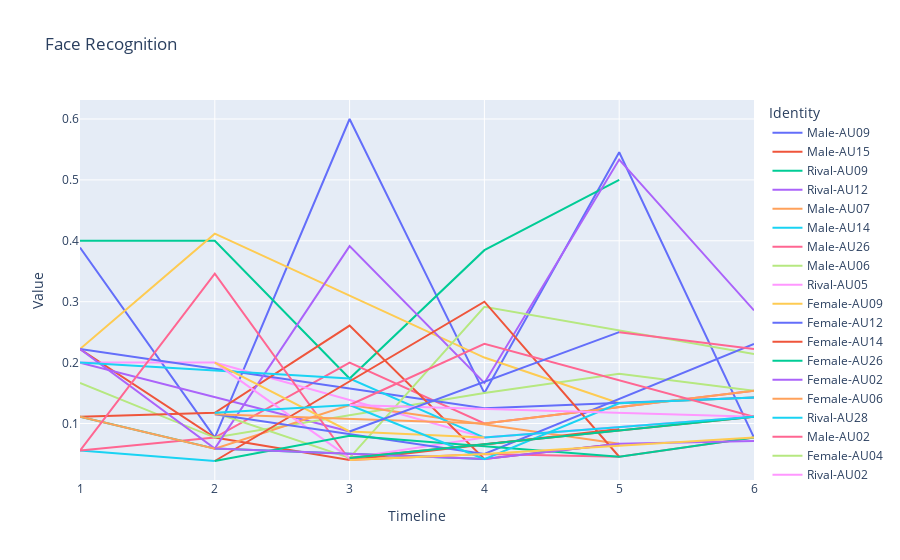

The code cell stored with this chart in its notebook:
### Code cell
CHUNKING = 7

AU = 0
AUS = ["01", "02", "04", "05", "06", "07", "09", "10", "12", "14", "15", "17", "20", "23", "25", "26", "28", "45"]
print(len(AUS))

ALL_AU = True # Use all AUs in the same graph
COUNTING = True # Count number or intensity

AU_R = 1
AU_E = 18

E_TH = 0.5 #  Presence threshold (0.5 for present and -0.5 for all)
R_TH = 3 # Itensity threshold (1-5)

# User plotly to visualize something

import plotly.express as px
import pandas as pd

# Json
import json

# Load all csv files in csv/
import glob
import os

csv_files = glob.glob("csv/*.csv")
# Convert all entries to structured data with attribute 0 as frame number, 1 as Face Box, and 5 as Identity
# Skip first two lines of each file
# Skip rows where Identity is N/A

USE_AVERAGE = True

USE_GENERAL_NAMES = True
USE_GENDER_NAMES = True
IGNORE_MINOR_CHARACTERS = True

FILM_FRAME_TOTALS = {
	"Cliff": 2097,
	"Our Village": 2377,
	"Diary of Nurse": 2297,
	"Sabrina": 2751,
	"The Man from Laramie": 2477,
	"Human Desire": 2200,
}

FILMS_WITH_EMOTION = FILM_FRAME_TOTALS.keys()

RIVALS = ["Keming", "Professor Yuan", "Haoru", "David", "Vic", "Carl"]
MALES = ["Zhanwu", "Fan Jun", "Changping", "Linus", "Will", "Jeff"]
LADIES = ["Shuzhen", "Fang Qing", "Suhua", "Sabrina", "Barbara", "Vicki"]

PROTAGONISTS = ["Zhanwu", "Fang Qing", "Suhua", "Sabrina", "Will", "Jeff"]
LOVES = ["Shuzhen", "Fan Jun", "Changping", "Linus", "Barbara", "Vicki"]

def find_section(range_start, range_end, num_sections, value):
    """
    Given a range [range_start, range_end], this function splits it into
    num_sections and returns which section (1-based index) the value falls into.

    :param range_start: The start of the range (inclusive).
    :param range_end: The end of the range (inclusive).
    :param num_sections: Number of sections to divide the range into.
    :param value: The value for which we want to determine the section index.
    :return: The section index (1-based) where the value fits.
    """
    # Handle edge cases, e.g., if value < range_start or value > range_end
    if value <= range_start:
        return 1
    if value >= range_end:
        return num_sections

    # Compute the size of each section
    section_size = (range_end - range_start) / num_sections

    # Determine which section the value falls into using integer division
    section_index = int((value - range_start) // section_size) + 1

    # Make sure the section index doesn't exceed num_sections
    if section_index > num_sections:
        section_index = num_sections

    return section_index

def get_name(name):
	if USE_GENDER_NAMES:
		if name in MALES:
			name = "Male"
		elif name in LADIES:
			name = "Female"
	else:
		if name in PROTAGONISTS:
			name = "Protagonist"
		elif name in LOVES:
			name = "Love"
	return name

data = []
chunks = []
chunkcounts = []
for i in range(CHUNKING + 1):
	chunks.append({})
	chunkcounts.append({})

for file in csv_files:
	if file[4:-4] not in FILMS_WITH_EMOTION:
		continue
	with open(file) as f:
		emotion_file = "openface_cleaned/" + os.path.basename(file)[:-4] + ".csv"
		lines = f.readlines()[2:]
		for line in lines:
			line = line.split(",")
			if line[5] != "\"N/A\"":
				# Att 3 is frame numbder / film's total frames (the film is the name of the current csv file)
				total = FILM_FRAME_TOTALS[os.path.basename(file)[:-4]]
				frame = int(line[0][1:][:-1])
				name = line[5][1:][:-1]
				path = line[4][1:][:-1]

				emotion_row = ""
				with open(emotion_file) as ef:
					ef_lines = ef.readlines()
					for ef_line in ef_lines:
						ef_line = ef_line.split(",")
						if ef_line[0][:-4] == path[6:]:
							emotion_row = ef_line
							break
				if emotion_row == "":
					continue

				log1 = int(int(AU) + int(AU_R) + 1)
				log2 = int(int(AU) + int(AU_E) + 1)


				r = float(emotion_row[log1])
				e = float(emotion_row[log2])


				face_box_text = line[1][1:][:-1][1:][:-1]
				face_box = [float(x) for x in face_box_text.split("\， ")]
				face_box_height = face_box[3]# - face_box[1]
				face_box_width = face_box[2]# - face_box[0]
				if USE_GENERAL_NAMES:
					if name in RIVALS:
						name = "Rival"
					name = get_name(name)
				if IGNORE_MINOR_CHARACTERS:
					if USE_GENERAL_NAMES:
						if name not in ["Rival", "Protagonist", "Female", "Male", "Love"]:
							continue
					else:
						if name not in RIVALS:
							if name not in PROTAGONISTS:
								if name not in LOVES:
									continue
				time = find_section(0, total, CHUNKING, frame)
				base_name = name
				if ALL_AU:
					name = ""
					for i in range(1, 18):
						r_val = float(emotion_row[i])
						e_val = float(emotion_row[i + 17])
						if e_val > E_TH and r_val > R_TH:
							name = base_name + "-AU" + AUS[i - 1]
							if name not in chunks[time]:
								chunks[time][name] = 0
							if base_name not in chunkcounts[time]:
								chunkcounts[time][base_name] = 0
							if COUNTING:
								chunks[time][name] += 1
							else:
								chunks[time][name] += r_val
							chunkcounts[time][base_name] += 1
				else:
					name = name
					if e > E_TH and r > R_TH:
						if name not in chunks[time]:
							chunks[time][name] = 0
						if base_name not in chunkcounts[time]:
							chunkcounts[time][base_name] = 0
						if COUNTING:
							chunks[time][name] += 1
						else:
							chunks[time][name] += r
						chunkcounts[time][base_name] += 1
				# the chunk array time participant is a dictionary of the participants in that chunk

				#data.append([frame, line[1], name, time])

for i in range(CHUNKING):
	for name in chunks[i]:
		base_name = name.split("-")[0]
		if USE_AVERAGE:
			if chunkcounts[i][base_name] == 0:
				chunks[i][name] = 0
			else:
				chunks[i][name] /= chunkcounts[i][base_name]
		data.append([i, name, chunks[i][name]])

df = pd.DataFrame(data, columns=["Timeline", "Identity", "Value"])
df["Identity"] = df["Identity"].astype(str)
df["Identity"] = df["Identity"].apply(lambda x: x.split(" ")[0])

# Create a scatter plot of the data
fig = px.line(df, x="Timeline", y="Value", color="Identity", title="Face Recognition")
fig.show()

### Figure 1 — Plotly figure (JSON) as saved in the notebook; plotly's stock layout.template omitted (floating-point values rounded to 4 significant figures)
{"data": [{"hovertemplate": "Identity=Male-AU09<br>Timeline=%{x}<br>Value=%{y}<extra></extra>", "legendgroup": "Male-AU09", "line": {"color": "#636efa", "dash": "solid"}, "marker": {"symbol": "circle"}, "mode": "lines", "name": "Male-AU09", "orientation": "v", "showlegend": true, "type": "scatter", "x": [1, 2, 3, 4, 5, 6], "xaxis": "x", "y": [0.3889, 0.07692, 0.6, 0.15, 0.5455, 0.07692], "yaxis": "y"}, {"hovertemplate": "Identity=Male-AU15<br>Timeline=%{x}<br>Value=%{y}<extra></extra>", "legendgroup": "Male-AU15", "line": {"color": "#EF553B", "dash": "solid"}, "marker": {"symbol": "circle"}, "mode": "lines", "name": "Male-AU15", "orientation": "v", "showlegend": true, "type": "scatter", "x": [1, 2, 3, 5], "xaxis": "x", "y": [0.2222, 0.07692, 0.04, 0.09091], "yaxis": "y"}, {"hovertemplate": "Identity=Rival-AU09<br>Timeline=%{x}<br>Value=%{y}<extra></extra>", "legendgroup": "Rival-AU09", "line": {"color": "#00cc96", "dash": "solid"}, "marker": {"symbol": "circle"}, "mode": "lines", "name": "Rival-AU09", "orientation": "v", "showlegend": true, "type": "scatter", "x": [1, 2, 3, 4, 5], "xaxis": "x", "y": [0.4, 0.4, 0.1739, 0.3846, 0.5], "yaxis": "y"}, {"hovertemplate": "Identity=Rival-AU12<br>Timeline=%{x}<br>Value=%{y}<extra></extra>", "legendgroup": "Rival-AU12", "line": {"color": "#ab63fa", "dash": "solid"}, "marker": {"symbol": "circle"}, "mode": "lines", "name": "Rival-AU12", "orientation": "v", "showlegend": true, "type": "scatter", "x": [1, 3], "xaxis": "x", "y": [0.2, 0.08696], "yaxis": "y"}, {"hovertemplate": "Identity=Male-AU07<br>Timeline=%{x}<br>Value=%{y}<extra></extra>", "legendgroup": "Male-AU07", "line": {"color": "#FFA15A", "dash": "solid"}, "marker": {"symbol": "circle"}, "mode": "lines", "name": "Male-AU07", "orientation": "v", "showlegend": true, "type": "scatter", "x": [1], "xaxis": "x", "y": [0.05556], "yaxis": "y"}, {"hovertemplate": "Identity=Male-AU14<br>Timeline=%{x}<br>Value=%{y}<extra></extra>", "legendgroup": "Male-AU14", "line": {"color": "#19d3f3", "dash": "solid"}, "marker": {"symbol": "circle"}, "mode": "lines", "name": "Male-AU14", "orientation": "v", "showlegend": true, "type": "scatter", "x": [1, 2], "xaxis": "x", "y": [0.05556, 0.03846], "yaxis": "y"}, {"hovertemplate": "Identity=Male-AU26<br>Timeline=%{x}<br>Value=%{y}<extra></extra>", "legendgroup": "Male-AU26", "line": {"color": "#FF6692", "dash": "solid"}, "marker": {"symbol": "circle"}, "mode": "lines", "name": "Male-AU26", "orientation": "v", "showlegend": true, "type": "scatter", "x": [1, 2, 3, 4, 6], "xaxis": "x", "y": [0.05556, 0.07692, 0.2, 0.1, 0.1538], "yaxis": "y"}, {"hovertemplate": "Identity=Male-AU06<br>Timeline=%{x}<br>Value=%{y}<extra></extra>", "legendgroup": "Male-AU06", "line": {"color": "#B6E880", "dash": "solid"}, "marker": {"symbol": "circle"}, "mode": "lines", "name": "Male-AU06", "orientation": "v", "showlegend": true, "type": "scatter", "x": [1, 2, 4, 5, 6], "xaxis": "x", "y": [0.1667, 0.07692, 0.15, 0.1818, 0.1538], "yaxis": "y"}, {"hovertemplate": "Identity=Rival-AU05<br>Timeline=%{x}<br>Value=%{y}<extra></extra>", "legendgroup": "Rival-AU05", "line": {"color": "#FF97FF", "dash": "solid"}, "marker": {"symbol": "circle"}, "mode": "lines", "name": "Rival-AU05", "orientation": "v", "showlegend": true, "type": "scatter", "x": [1, 2, 4, 6], "xaxis": "x", "y": [0.2, 0.2, 0.07692, 0.1111], "yaxis": "y"}, {"hovertemplate": "Identity=Female-AU09<br>Timeline=%{x}<br>Value=%{y}<extra></extra>", "legendgroup": "Female-AU09", "line": {"color": "#FECB52", "dash": "solid"}, "marker": {"symbol": "circle"}, "mode": "lines", "name": "Female-AU09", "orientation": "v", "showlegend": true, "type": "scatter", "x": [1, 2, 4, 5, 6], "xaxis": "x", "y": [0.2222, 0.4118, 0.2083, 0.1333, 0.1429], "yaxis": "y"}, {"hovertemplate": "Identity=Female-AU12<br>Timeline=%{x}<br>Value=%{y}<extra></extra>", "legendgroup": "Female-AU12", "line": {"color": "#636efa", "dash": "solid"}, "marker": {"symbol": "circle"}, "mode": "lines", "name": "Female-AU12", "orientation": "v", "showlegend": true, "type": "scatter", "x": [1, 4, 6], "xaxis": "x", "y": [0.2222, 0.125, 0.1429], "yaxis": "y"}, {"hovertemplate": "Identity=Female-AU14<br>Timeline=%{x}<br>Value=%{y}<extra></extra>", "legendgroup": "Female-AU14", "line": {"color": "#EF553B", "dash": "solid"}, "marker": {"symbol": "circle"}, "mode": "lines", "name": "Female-AU14", "orientation": "v", "showlegend": true, "type": "scatter", "x": [1, 2, 3, 4, 5], "xaxis": "x", "y": [0.1111, 0.1176, 0.2609, 0.04167, 0.06667], "yaxis": "y"}, {"hovertemplate": "Identity=Female-AU26<br>Timeline=%{x}<br>Value=%{y}<extra></extra>", "legendgroup": "Female-AU26", "line": {"color": "#00cc96", "dash": "solid"}, "marker": {"symbol": "circle"}, "mode": "lines", "name": "Female-AU26", "orientation": "v", "showlegend": true, "type": "scatter", "x": [1, 2, 4], "xaxis": "x", "y": [0.1111, 0.05882, 0.04167], "yaxis": "y"}, {"hovertemplate": "Identity=Female-AU02<br>Timeline=%{x}<br>Value=%{y}<extra></extra>", "legendgroup": "Female-AU02", "line": {"color": "#ab63fa", "dash": "solid"}, "marker": {"symbol": "circle"}, "mode": "lines", "name": "Female-AU02", "orientation": "v", "showlegend": true, "type": "scatter", "x": [1, 2, 3, 4, 5, 6], "xaxis": "x", "y": [0.2222, 0.05882, 0.3913, 0.1667, 0.5333, 0.2857], "yaxis": "y"}, {"hovertemplate": "Identity=Female-AU06<br>Timeline=%{x}<br>Value=%{y}<extra></extra>", "legendgroup": "Female-AU06", "line": {"color": "#FFA15A", "dash": "solid"}, "marker": {"symbol": "circle"}, "mode": "lines", "name": "Female-AU06", "orientation": "v", "showlegend": true, "type": "scatter", "x": [1, 2, 3, 5], "xaxis": "x", "y": [0.1111, 0.05882, 0.1304, 0.06667], "yaxis": "y"}, {"hovertemplate": "Identity=Rival-AU28<br>Timeline=%{x}<br>Value=%{y}<extra></extra>", "legendgroup": "Rival-AU28", "line": {"color": "#19d3f3", "dash": "solid"}, "marker": {"symbol": "circle"}, "mode": "lines", "name": "Rival-AU28", "orientation": "v", "showlegend": true, "type": "scatter", "x": [1, 3, 4], "xaxis": "x", "y": [0.2, 0.1739, 0.07692], "yaxis": "y"}, {"hovertemplate": "Identity=Male-AU02<br>Timeline=%{x}<br>Value=%{y}<extra></extra>", "legendgroup": "Male-AU02", "line": {"color": "#FF6692", "dash": "solid"}, "marker": {"symbol": "circle"}, "mode": "lines", "name": "Male-AU02", "orientation": "v", "showlegend": true, "type": "scatter", "x": [1, 2, 3, 4, 5, 6], "xaxis": "x", "y": [0.05556, 0.3462, 0.04, 0.05, 0.04545, 0.07692], "yaxis": "y"}, {"hovertemplate": "Identity=Female-AU04<br>Timeline=%{x}<br>Value=%{y}<extra></extra>", "legendgroup": "Female-AU04", "line": {"color": "#B6E880", "dash": "solid"}, "marker": {"symbol": "circle"}, "mode": "lines", "name": "Female-AU04", "orientation": "v", "showlegend": true, "type": "scatter", "x": [2, 3, 4, 6], "xaxis": "x", "y": [0.1176, 0.04348, 0.2917, 0.2143], "yaxis": "y"}, {"hovertemplate": "Identity=Rival-AU02<br>Timeline=%{x}<br>Value=%{y}<extra></extra>", "legendgroup": "Rival-AU02", "line": {"color": "#FF97FF", "dash": "solid"}, "marker": {"symbol": "circle"}, "mode": "lines", "name": "Rival-AU02", "orientation": "v", "showlegend": true, "type": "scatter", "x": [2, 3, 4, 6], "xaxis": "x", "y": [0.2, 0.04348, 0.07692, 0.1111], "yaxis": "y"}, {"hovertemplate": "Identity=Rival-AU15<br>Timeline=%{x}<br>Value=%{y}<extra></extra>", "legendgroup": "Rival-AU15", "line": {"color": "#FECB52", "dash": "solid"}, "marker": {"symbol": "circle"}, "mode": "lines", "name": "Rival-AU15", "orientation": "v", "showlegend": true, "type": "scatter", "x": [2, 3, 4], "xaxis": "x", "y": [0.2, 0.08696, 0.07692], "yaxis": "y"}, {"hovertemplate": "Identity=Male-AU28<br>Timeline=%{x}<br>Value=%{y}<extra></extra>", "legendgroup": "Male-AU28", "line": {"color": "#636efa", "dash": "solid"}, "marker": {"symbol": "circle"}, "mode": "lines", "name": "Male-AU28", "orientation": "v", "showlegend": true, "type": "scatter", "x": [2, 4, 6], "xaxis": "x", "y": [0.1154, 0.05, 0.2308], "yaxis": "y"}, {"hovertemplate": "Identity=Male-AU05<br>Timeline=%{x}<br>Value=%{y}<extra></extra>", "legendgroup": "Male-AU05", "line": {"color": "#EF553B", "dash": "solid"}, "marker": {"symbol": "circle"}, "mode": "lines", "name": "Male-AU05", "orientation": "v", "showlegend": true, "type": "scatter", "x": [2, 4, 5], "xaxis": "x", "y": [0.03846, 0.3, 0.04545], "yaxis": "y"}, {"hovertemplate": "Identity=Male-AU23<br>Timeline=%{x}<br>Value=%{y}<extra></extra>", "legendgroup": "Male-AU23", "line": {"color": "#00cc96", "dash": "solid"}, "marker": {"symbol": "circle"}, "mode": "lines", "name": "Male-AU23", "orientation": "v", "showlegend": true, "type": "scatter", "x": [2, 3, 5, 6], "xaxis": "x", "y": [0.03846, 0.08, 0.04545, 0.07692], "yaxis": "y"}, {"hovertemplate": "Identity=Female-AU28<br>Timeline=%{x}<br>Value=%{y}<extra></extra>", "legendgroup": "Female-AU28", "line": {"color": "#ab63fa", "dash": "solid"}, "marker": {"symbol": "circle"}, "mode": "lines", "name": "Female-AU28", "orientation": "v", "showlegend": true, "type": "scatter", "x": [2, 4, 5, 6], "xaxis": "x", "y": [0.05882, 0.04167, 0.06667, 0.07143], "yaxis": "y"}, {"hovertemplate": "Identity=Male-AU12<br>Timeline=%{x}<br>Value=%{y}<extra></extra>", "legendgroup": "Male-AU12", "line": {"color": "#FFA15A", "dash": "solid"}, "marker": {"symbol": "circle"}, "mode": "lines", "name": "Male-AU12", "orientation": "v", "showlegend": true, "type": "scatter", "x": [2, 4, 6], "xaxis": "x", "y": [0.1154, 0.1, 0.1538], "yaxis": "y"}, {"hovertemplate": "Identity=Female-AU15<br>Timeline=%{x}<br>Value=%{y}<extra></extra>", "legendgroup": "Female-AU15", "line": {"color": "#19d3f3", "dash": "solid"}, "marker": {"symbol": "circle"}, "mode": "lines", "name": "Female-AU15", "orientation": "v", "showlegend": true, "type": "scatter", "x": [2, 3, 4, 5, 6], "xaxis": "x", "y": [0.1176, 0.1304, 0.04167, 0.1333, 0.1429], "yaxis": "y"}, {"hovertemplate": "Identity=Rival-AU06<br>Timeline=%{x}<br>Value=%{y}<extra></extra>", "legendgroup": "Rival-AU06", "line": {"color": "#FF6692", "dash": "solid"}, "marker": {"symbol": "circle"}, "mode": "lines", "name": "Rival-AU06", "orientation": "v", "showlegend": true, "type": "scatter", "x": [3, 4, 6], "xaxis": "x", "y": [0.1304, 0.2308, 0.1111], "yaxis": "y"}, {"hovertemplate": "Identity=Female-AU20<br>Timeline=%{x}<br>Value=%{y}<extra></extra>", "legendgroup": "Female-AU20", "line": {"color": "#B6E880", "dash": "solid"}, "marker": {"symbol": "circle"}, "mode": "lines", "name": "Female-AU20", "orientation": "v", "showlegend": true, "type": "scatter", "x": [3], "xaxis": "x", "y": [0.04348], "yaxis": "y"}, {"hovertemplate": "Identity=Rival-AU26<br>Timeline=%{x}<br>Value=%{y}<extra></extra>", "legendgroup": "Rival-AU26", "line": {"color": "#FF97FF", "dash": "solid"}, "marker": {"symbol": "circle"}, "mode": "lines", "name": "Rival-AU26", "orientation": "v", "showlegend": true, "type": "scatter", "x": [3, 6], "xaxis": "x", "y": [0.1304, 0.1111], "yaxis": "y"}, {"hovertemplate": "Identity=Male-AU20<br>Timeline=%{x}<br>Value=%{y}<extra></extra>", "legendgroup": "Male-AU20", "line": {"color": "#FECB52", "dash": "solid"}, "marker": {"symbol": "circle"}, "mode": "lines", "name": "Male-AU20", "orientation": "v", "showlegend": true, "type": "scatter", "x": [3, 4, 6], "xaxis": "x", "y": [0.04, 0.05, 0.07692], "yaxis": "y"}, {"hovertemplate": "Identity=Rival-AU14<br>Timeline=%{x}<br>Value=%{y}<extra></extra>", "legendgroup": "Rival-AU14", "line": {"color": "#636efa", "dash": "solid"}, "marker": {"symbol": "circle"}, "mode": "lines", "name": "Rival-AU14", "orientation": "v", "showlegend": true, "type": "scatter", "x": [3, 5], "xaxis": "x", "y": [0.08696, 0.25], "yaxis": "y"}, {"hovertemplate": "Identity=Rival-AU23<br>Timeline=%{x}<br>Value=%{y}<extra></extra>", "legendgroup": "Rival-AU23", "line": {"color": "#EF553B", "dash": "solid"}, "marker": {"symbol": "circle"}, "mode": "lines", "name": "Rival-AU23", "orientation": "v", "showlegend": true, "type": "scatter", "x": [3, 6], "xaxis": "x", "y": [0.04348, 0.1111], "yaxis": "y"}, {"hovertemplate": "Identity=Rival-AU25<br>Timeline=%{x}<br>Value=%{y}<extra></extra>", "legendgroup": "Rival-AU25", "line": {"color": "#00cc96", "dash": "solid"}, "marker": {"symbol": "circle"}, "mode": "lines", "name": "Rival-AU25", "orientation": "v", "showlegend": true, "type": "scatter", "x": [3, 6], "xaxis": "x", "y": [0.04348, 0.1111], "yaxis": "y"}, {"hovertemplate": "Identity=Male-AU17<br>Timeline=%{x}<br>Value=%{y}<extra></extra>", "legendgroup": "Male-AU17", "line": {"color": "#ab63fa", "dash": "solid"}, "marker": {"symbol": "circle"}, "mode": "lines", "name": "Male-AU17", "orientation": "v", "showlegend": true, "type": "scatter", "x": [4], "xaxis": "x", "y": [0.05], "yaxis": "y"}, {"hovertemplate": "Identity=Female-AU23<br>Timeline=%{x}<br>Value=%{y}<extra></extra>", "legendgroup": "Female-AU23", "line": {"color": "#FFA15A", "dash": "solid"}, "marker": {"symbol": "circle"}, "mode": "lines", "name": "Female-AU23", "orientation": "v", "showlegend": true, "type": "scatter", "x": [4], "xaxis": "x", "y": [0.04167], "yaxis": "y"}, {"hovertemplate": "Identity=Rival-AU20<br>Timeline=%{x}<br>Value=%{y}<extra></extra>", "legendgroup": "Rival-AU20", "line": {"color": "#19d3f3", "dash": "solid"}, "marker": {"symbol": "circle"}, "mode": "lines", "name": "Rival-AU20", "orientation": "v", "showlegend": true, "type": "scatter", "x": [4, 6], "xaxis": "x", "y": [0.07692, 0.1111], "yaxis": "y"}, {"hovertemplate": "Identity=Rival-AU04<br>Timeline=%{x}<br>Value=%{y}<extra></extra>", "legendgroup": "Rival-AU04", "line": {"color": "#FF6692", "dash": "solid"}, "marker": {"symbol": "circle"}, "mode": "lines", "name": "Rival-AU04", "orientation": "v", "showlegend": true, "type": "scatter", "x": [5, 6], "xaxis": "x", "y": [0.25, 0.2222], "yaxis": "y"}, {"hovertemplate": "Identity=Male-AU04<br>Timeline=%{x}<br>Value=%{y}<extra></extra>", "legendgroup": "Male-AU04", "line": {"color": "#B6E880", "dash": "solid"}, "marker": {"symbol": "circle"}, "mode": "lines", "name": "Male-AU04", "orientation": "v", "showlegend": true, "type": "scatter", "x": [5], "xaxis": "x", "y": [0.04545], "yaxis": "y"}], "layout": {"legend": {"title": {"text": "Identity"}, "tracegroupgap": 0}, "title": {"text": "Face Recognition"}, "xaxis": {"anchor": "y", "domain": [0, 1], "title": {"text": "Timeline"}}, "yaxis": {"anchor": "x", "domain": [0, 1], "title": {"text": "Value"}}}}
